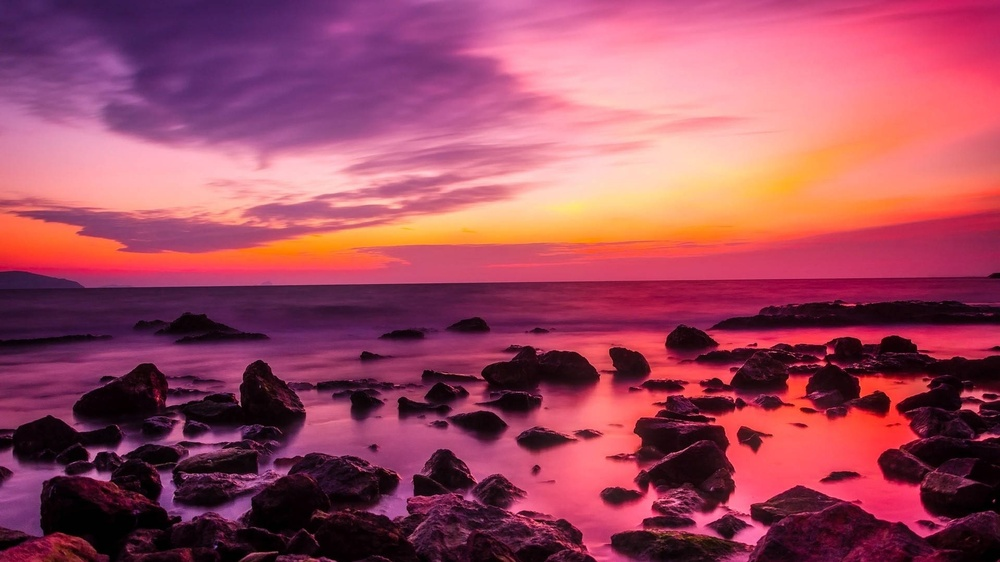
#> input picture sunset.jpg, 1000 x 562 px, shrunk from 1920 x 1080 before the run
$ jupyter execute 'Corte de Intensidad.ipynb'
#> lines starting #> are read from the running program, lines starting #| are printed output that depends on the picture; after the words box and inside, x2 and y2 are one past the last pixel; in counts of white or black regions, pixels touching at a corner belong together
[cell 1]
"""
Corte de Intensidad (Intensity Slicing) para imágenes en escala de grises
AutorNatalia Rendón
Curso: Procesamiento de Imágenes

Descripción:
Esta técnica resalta un rango específico de intensidades en una imagen
en escala de grises, coloreando esos píxeles con un color definido por el usuario.
Útil para segmentación y análisis de imágenes médicas, satelitales, etc.
"""

[cell 2]
import cv2
import numpy as np
from matplotlib import pyplot as plt
import os

[cell 3]
def apply_intensity_slicing(image_path, intensity_range, color, return_mask=False):
    """
    Aplica corte de intensidad a una imagen en escala de grises.

    Parámetros:
    -----------
    image_path : str
        Ruta a la imagen en escala de grises
    intensity_range : tuple
        Tupla (min, max) con el rango de intensidad a resaltar (valores 0-255)
    color : tuple
        Tupla RGB con el color para resaltar el rango de intensidad
    return_mask : bool
        Si es True, retorna también la máscara binaria

    Retorna:
    --------
    colored_image : numpy.ndarray
        Imagen en color con el rango resaltado
    mask : numpy.ndarray
    Máscara binaria de los píxeles dentro del rango
    """
    # Validar que el archivo existe
    if not os.path.exists(image_path):
        raise FileNotFoundError(f"No se encontró la imagen en: {image_path}")

    # Cargar imagen en escala de grises
    gray_image = cv2.imread(image_path, cv2.IMREAD_GRAYSCALE)

    if gray_image is None:
        raise ValueError(f"No se pudo leer la imagen: {image_path}")

    # Validar rango de intensidad
    min_int, max_int = intensity_range
    if min_int < 0 or max_int > 255 or min_int > max_int:
        raise ValueError(f"Rango inválido: ({min_int}, {max_int}). Debe estar entre 0 y 255")

    # Crear versión en color de la imagen (tres canales iguales = escala de grises)
    colored_image = cv2.cvtColor(gray_image, cv2.COLOR_GRAY2RGB)

    # Crear máscara que identifique los píxeles dentro del rango de intensidad
    mask = cv2.inRange(gray_image, intensity_range[0], intensity_range[1])

    # Aplicar el color especificado a los píxeles dentro del rango
    colored_image[mask != 0] = color

    if return_mask:
        return colored_image, mask

    return colored_image

def apply_multiple_slicing(image_path, ranges_colors):
    """
    Aplica múltiples cortes de intensidad con diferentes colores

    Parámetros:
    -----------
    image_path : str
        Ruta a la imagen en escala de grises
    ranges_colors : list
        Lista de tuplas [(rango1, color1), (rango2, color2), ...]

    Retorna:
    --------
    colored_image : numpy.ndarray
        Imagen en color con múltiples rangos resaltados
    """
    if not os.path.exists(image_path):
        raise FileNotFoundError(f"No se encontró la imagen en: {image_path}")

    gray_image = cv2.imread(image_path, cv2.IMREAD_GRAYSCALE)

    if gray_image is None:
        raise ValueError(f"No se pudo leer la imagen: {image_path}")

    colored_image = cv2.cvtColor(gray_image, cv2.COLOR_GRAY2RGB)

    for intensity_range, color in ranges_colors:
        mask = cv2.inRange(gray_image, intensity_range[0], intensity_range[1])
        colored_image[mask != 0] = color

    return colored_image

def cargar_imagen_rgb(ruta_imagen):
    """Carga una imagen y la convierte de BGR a RGB"""
#> called with ruta_imagen = 'sunset.jpg'
    if not os.path.exists(ruta_imagen):
        raise FileNotFoundError(f"No se encontró la imagen en: {ruta_imagen}")

    img = cv2.imread(ruta_imagen)
#> img is the input picture: shape (562, 1000, 3); mean B, G, R 94.6, 72.4, 158.1

    if img is None:
        raise ValueError(f"No se pudo leer la imagen: {ruta_imagen}")

    return cv2.cvtColor(img, cv2.COLOR_BGR2RGB)

def visualizar_comparacion_tres(imagen_rgb, imagen_gris, imagen_coloreada):
    """
    Muestra tres imágenes lado a lado para comparación
    """
    plt.figure(figsize=(15, 5))

    plt.subplot(1, 3, 1)
    plt.imshow(imagen_rgb)
    plt.title('Imagen RGB Original')
    plt.axis('off')

    plt.subplot(1, 3, 2)
    plt.imshow(imagen_gris, cmap='gray')
    plt.title('Imagen en Escala de Grises')
    plt.axis('off')

    plt.subplot(1, 3, 3)
    plt.imshow(imagen_coloreada)
    plt.title('Corte de Intensidad')
    plt.axis('off')

    plt.tight_layout()
    plt.show()

def visualizar_con_mascara(imagen_gris, mascara, imagen_coloreada):
    """
    Muestra la imagen original, la máscara y el resultado
    """
    plt.figure(figsize=(15, 5))

    plt.subplot(1, 3, 1)
    plt.imshow(imagen_gris, cmap='gray')
    plt.title('Imagen en Escala de Grises')
    plt.axis('off')

    plt.subplot(1, 3, 2)
    plt.imshow(mascara, cmap='gray')
    plt.title('Máscara del Rango')
    plt.axis('off')

    plt.subplot(1, 3, 3)
    plt.imshow(imagen_coloreada)
    plt.title('Resultado Coloreado')
    plt.axis('off')

    plt.tight_layout()
    plt.show()

[cell 4]
# ============ EJECUCIÓN PRINCIPAL ============
if __name__ == "__main__":
    try:
        # Configuración
        ruta_imagen = "sunset.jpg"  # Cambia por tu imagen

        # Cargar imagen RGB original para comparación
        imagen_rgb = cargar_imagen_rgb(ruta_imagen)

        # Cargar imagen en grises
        imagen_gris = cv2.imread(ruta_imagen, cv2.IMREAD_GRAYSCALE)
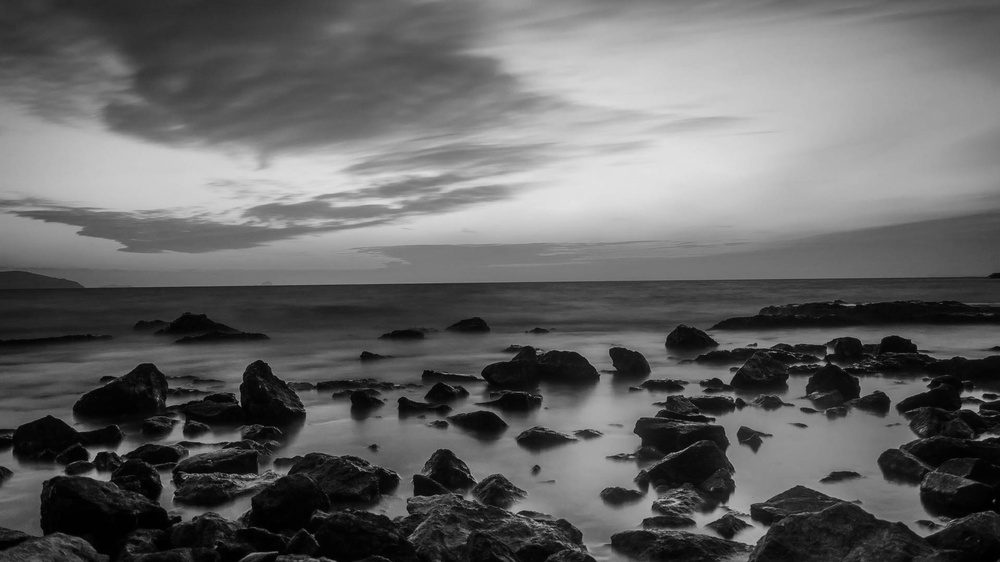
#> imagen_gris: shape (562, 1000); min 0, max 227, mean 100.5

        # EJEMPLO 1: Un solo rango
        print("Aplicando corte de intensidad a un rango")
        intensity_range = (100, 150)  # Rango de intensidades a resaltar
        color = (200, 0, 100)         # Color magenta

        imagen_coloreada = apply_intensity_slicing(ruta_imagen, intensity_range, color)
#> in apply_intensity_slicing, `mask = cv2.inRange(gray_image, intensity_range[0], intensity_range[1])`:
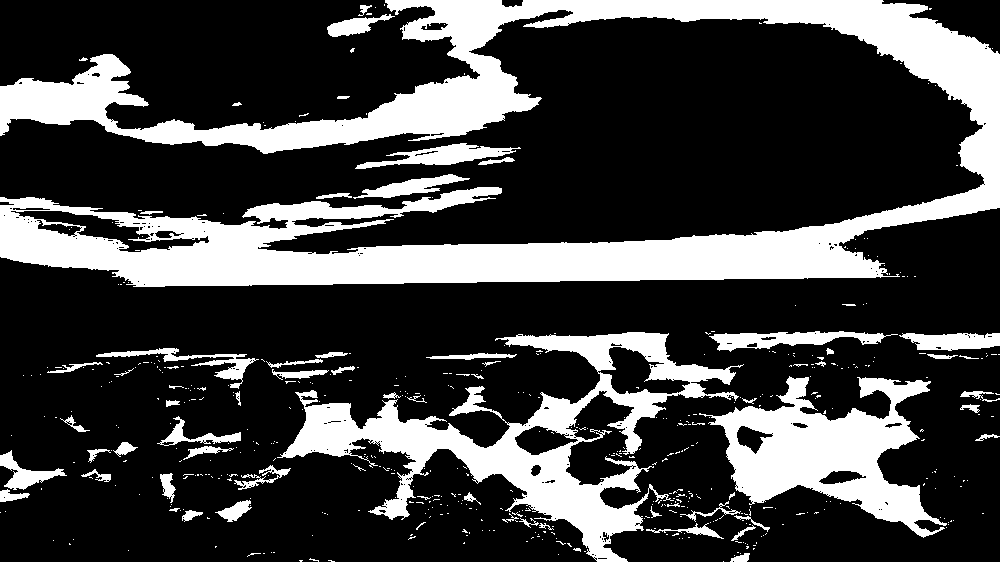
#> mask: shape (562, 1000); 26% white; 519 white regions (450 under 20 px), largest, box (x1, y1, x2, y2) and area: (0, 0, 1000, 287) 86956, (277, 332, 744, 562) 25710, (699, 376, 947, 538) 16690
#> in apply_intensity_slicing, `colored_image[mask != 0] = color`:
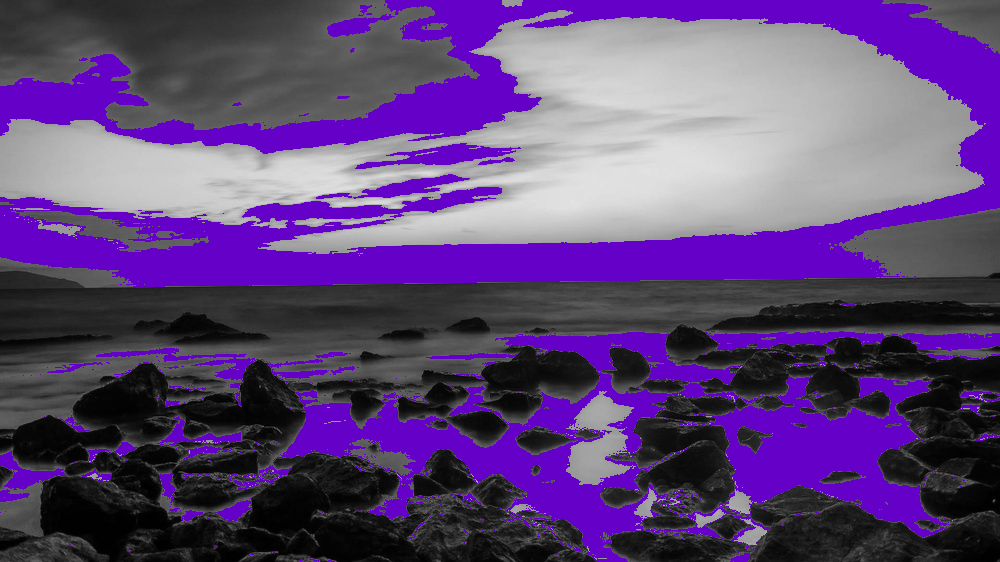
#> colored_image: shape (562, 1000, 3); mean B, G, R 120.3, 68.3, 94.3

        # Visualizar comparación
        visualizar_comparacion_tres(imagen_rgb, imagen_gris, imagen_coloreada)
#> in visualizar_comparacion_tres, `plt.show()`:
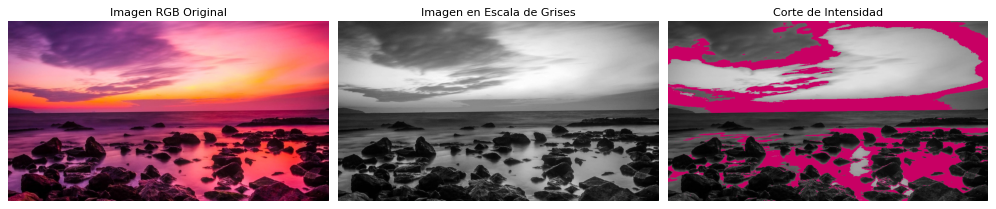
#> figure drawn by matplotlib, 3 panels; B, G, R data is drawn as R, G, B

        # EJEMPLO 2: Con máscara
        print("Mostrando máscara del rango")
        imagen_coloreada, mascara = apply_intensity_slicing(
            ruta_imagen, intensity_range, color, return_mask=True
        )
        visualizar_con_mascara(imagen_gris, mascara, imagen_coloreada)

        # EJEMPLO 3: Múltiples rangos
        print("Aplicando múltiples cortes de intensidad")
        ranges_colors = [
            ((0, 85), (255, 0, 0)),      # Rango bajo → Rojo
            ((85, 170), (0, 255, 0)),    # Rango medio → Verde
            ((170, 255), (0, 0, 255))    # Rango alto → Azul
        ]

        imagen_multiple = apply_multiple_slicing(ruta_imagen, ranges_colors)
#> the loop in apply_multiple_slicing, `for intensity_range, color in ranges_colors:` made 3 passes
#> pass 1, in apply_multiple_slicing, `mask = cv2.inRange(gray_image, intensity_range[0], intensity_range[1])`:
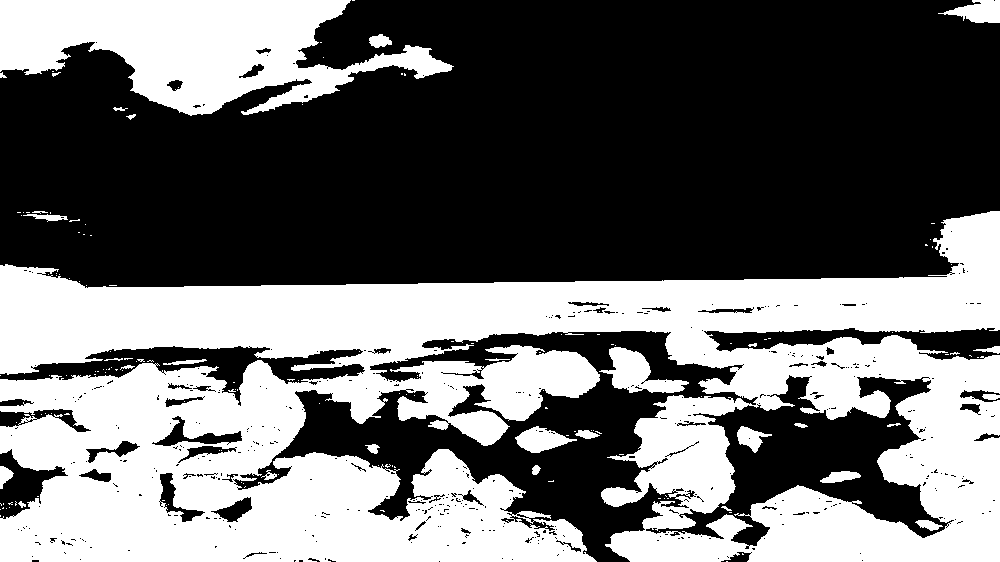
#> mask: shape (562, 1000); 42.3% white; 159 white regions (128 under 20 px), largest, box (x1, y1, x2, y2) and area: (0, 211, 1000, 562) 202309, (0, 0, 454, 116) 29043, (599, 347, 689, 393) 1885
#> pass 2, in apply_multiple_slicing, `mask = cv2.inRange(gray_image, intensity_range[0], intensity_range[1])`:
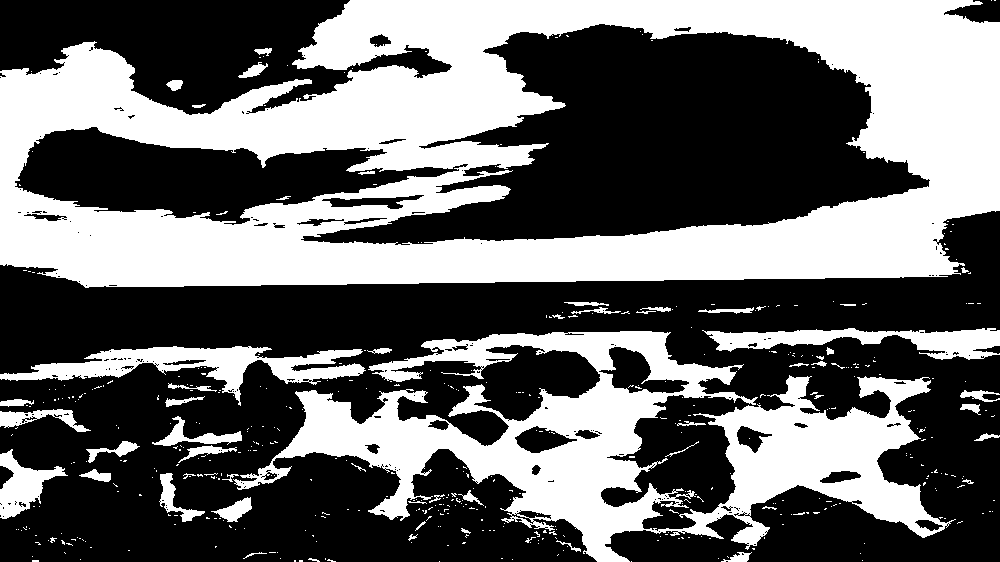
#> mask: shape (562, 1000); 41% white; 474 white regions (417 under 20 px), largest, box (x1, y1, x2, y2) and area: (0, 0, 1000, 288) 151789, (233, 331, 956, 562) 57150, (0, 346, 366, 406) 6997
#> pass 3, in apply_multiple_slicing, `mask = cv2.inRange(gray_image, intensity_range[0], intensity_range[1])`:
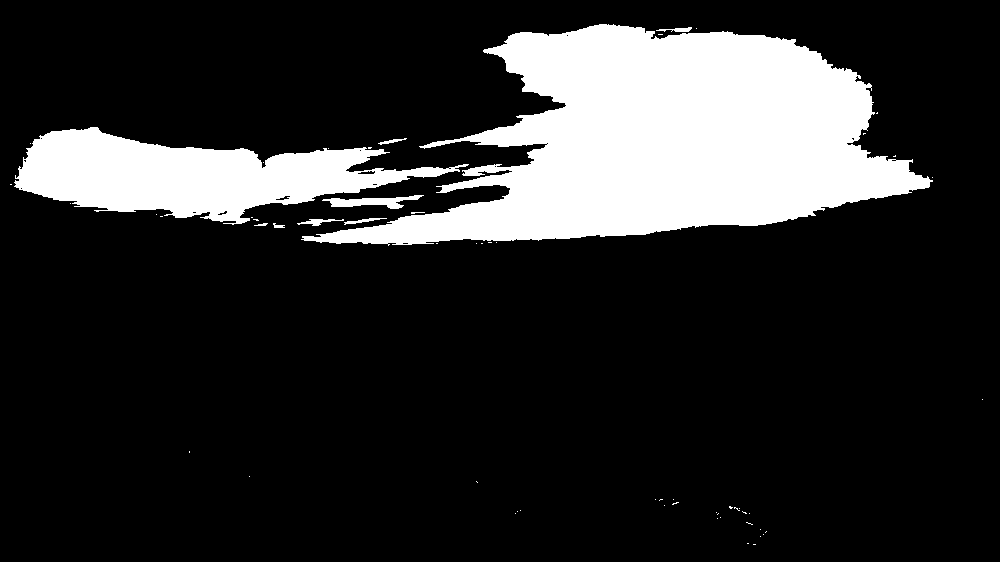
#> mask: shape (562, 1000); 17.4% white; 59 white regions (50 under 20 px), largest, box (x1, y1, x2, y2) and area: (301, 24, 933, 246) 74595, (14, 127, 469, 225) 22082, (322, 195, 424, 209) 664
#> after the loop in apply_multiple_slicing, `for intensity_range, color in ranges_colors:`:
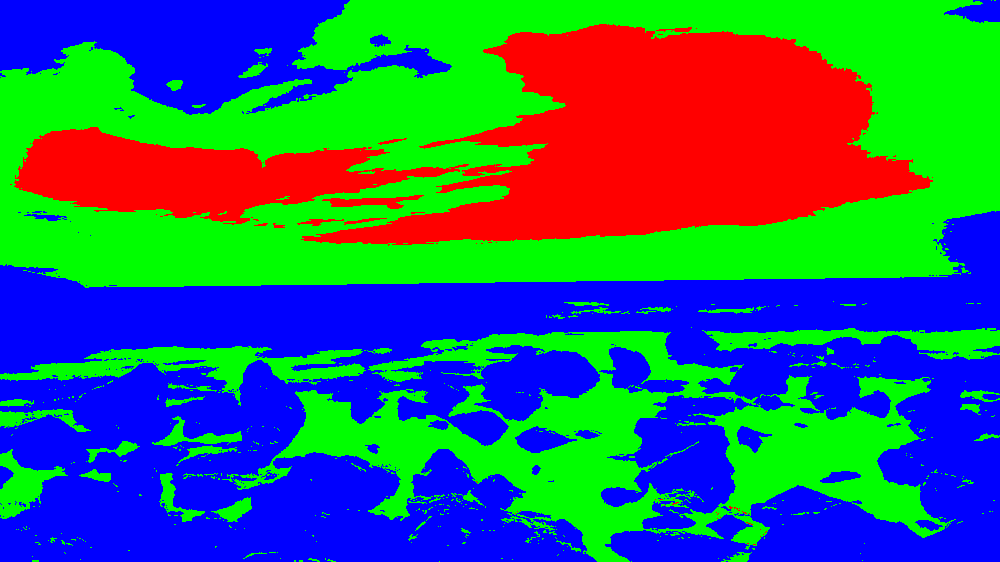
#> colored_image: shape (562, 1000, 3); mean B, G, R 106.7, 103.9, 44.4

        plt.figure(figsize=(12, 5))
        plt.imshow(imagen_multiple)
        plt.title('Múltiples Cortes de Intensidad (Segmentación por color)')
        plt.axis('off')
        plt.show()


        print("\nTip: Modifica intensity_range y color para resaltar diferentes áreas")

    except Exception as e:
        print(f"Error: {e}")
        print("\nSugerencias:")
        print("- Verifica que la imagen exista en la ruta especificada")
        print("- Para imágenes a color, se convierten automáticamente a grises")
        print("- El rango de intensidad debe estar entre 0 y 255")
